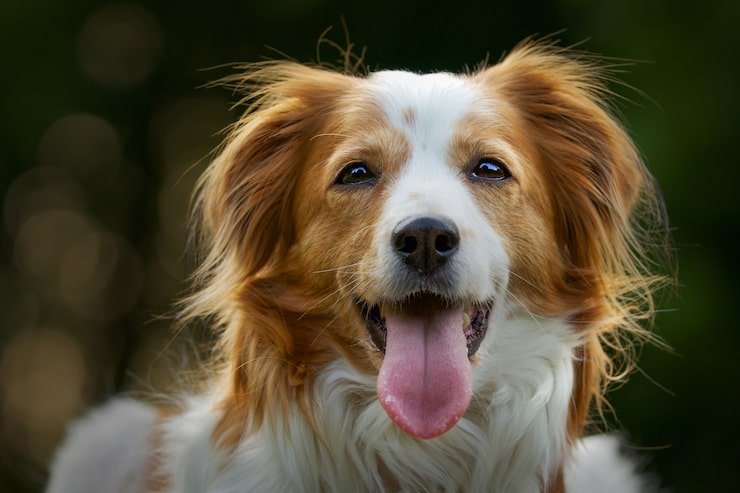
#> input picture dog.jpg, 740 x 493 px
$ jupyter execute 3.ipynb
#> lines starting #> are read from the running program, lines starting #| are printed output that depends on the picture
### 3. Write a python program to perform geometric transformations (Resizing/Zooming, Rotation, Translation).

[cell 1]
import cv2
import numpy as np
import matplotlib.pyplot as plt

img=cv2.imread("../dog.jpg")
#> img is the input picture: shape (493, 740, 3); mean B, G, R 52.5, 74.7, 83.4
img = cv2.cvtColor(img,cv2.COLOR_BGR2RGB)
plt.imshow(img,cmap='gray')
height,width,dim = img.shape
#> height = 493; width = 740; dim = 3
print(img.shape)
#| (493, 740, 3)

**Purpose:** Enlarges the image with linear interpolation and displays it.

[cell 2]
zooming = cv2.resize(img,(width*5,height*5),interpolation=cv2.INTER_LINEAR)
plt.imshow(zooming,cmap='gray')

**Purpose:** Displays the original image for comparison.

[cell 3]
plt.imshow(img,cmap='gray')

**Purpose:** Rotates the image by ten degrees and displays it.

[cell 4]
center = (height//2,width//2)
#> center = (246, 370)
rotation_matrix = cv2.getRotationMatrix2D(center=center,angle= 10,scale=1.0)
rotated_img = cv2.warpAffine(img,rotation_matrix,(width,height))
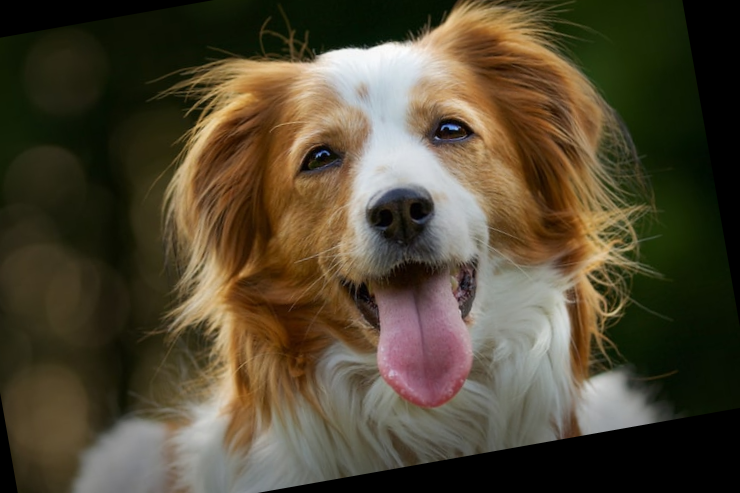
#> rotated_img: shape (493, 740, 3); mean R, G, B 80.8, 71.4, 51.1
plt.imshow(rotated_img,cmap='gray')

**Purpose:** Shifts the image horizontally and vertically and displays it.

[cell 5]
tx = 20
ty = 20

import numpy as np

translation_matrix = np.float32([[1,0,tx],
                                [0,1,ty]])
translated = cv2.warpAffine(img,translation_matrix,(width,height))
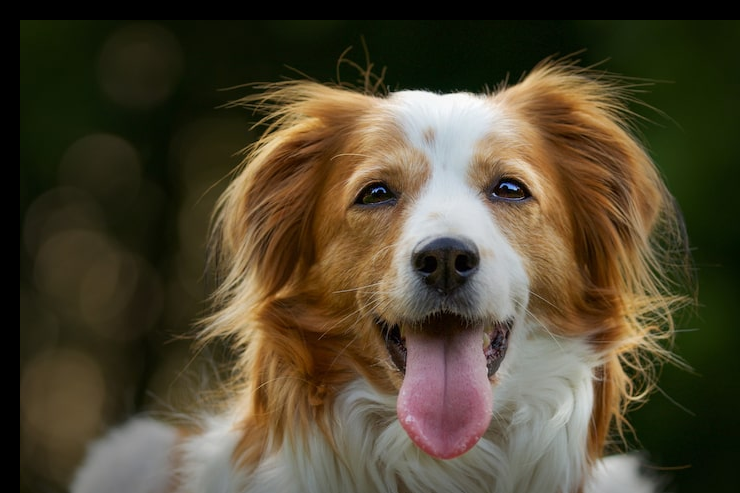
#> translated: shape (493, 740, 3); mean R, G, B 79.4, 70.4, 49.1
plt.imshow(translated,cmap='gray')

$ run again, with cat.jpg copied over dog.jpg
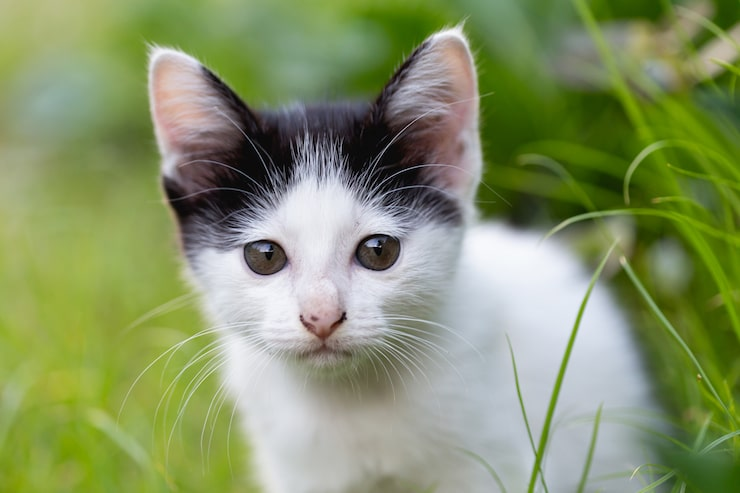
#> input picture cat.jpg, 740 x 493 px
#> img is the input picture: shape (493, 740, 3); mean B, G, R 104.4, 147.7, 134.5
#| (493, 740, 3)
#> `rotated_img = cv2.warpAffine(img,rotation_matrix,(width,height))`:
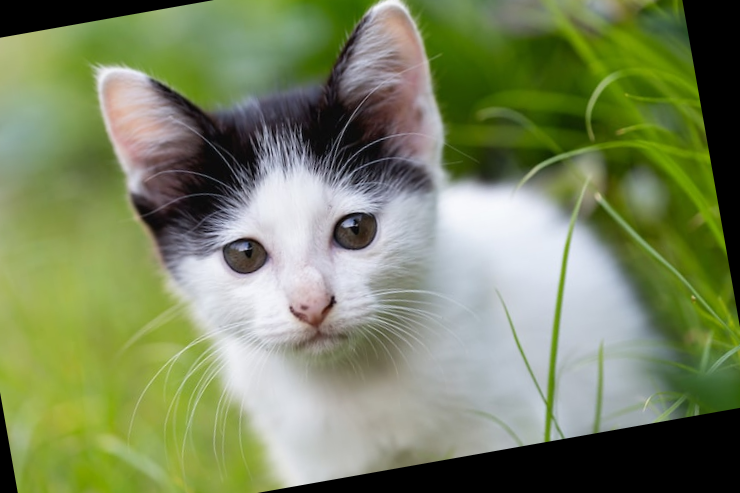
#> rotated_img: shape (493, 740, 3); mean R, G, B 122.2, 133.7, 96.7
#> `translated = cv2.warpAffine(img,translation_matrix,(width,height))`:
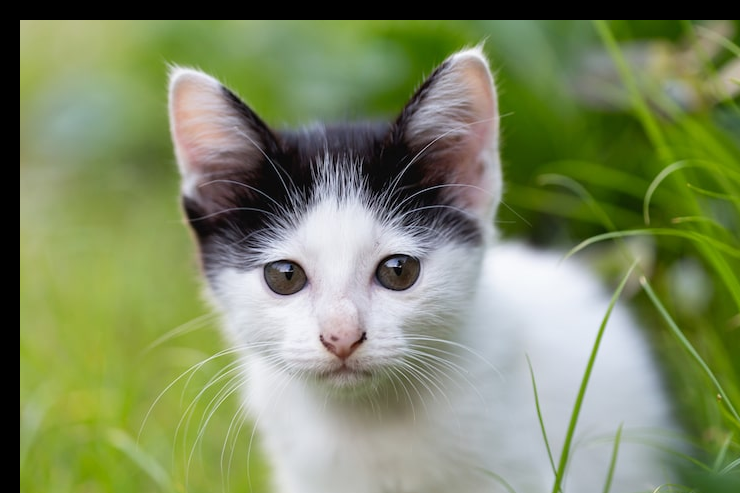
#> translated: shape (493, 740, 3); mean R, G, B 126.4, 138.3, 99.5
